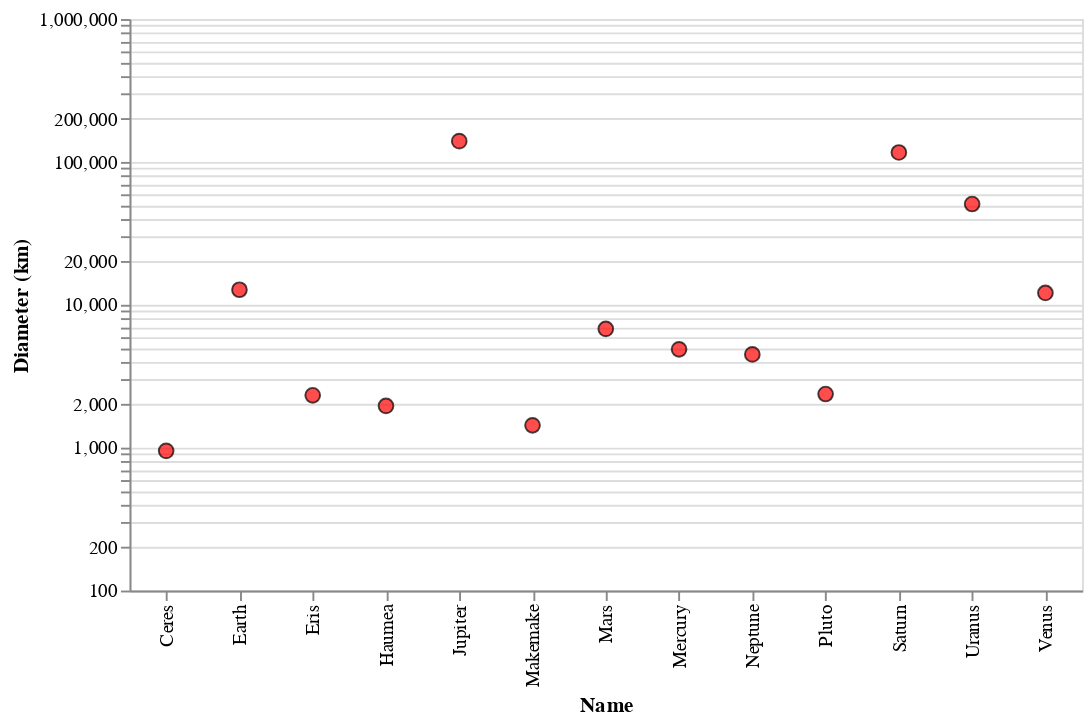

The cell this chart's notebook holds for it:
### Markdown cell above
Testreszabás: címkék, színek, egyéb vizuális elemek

### Code cell
alt.Chart(planets).mark_point(
    stroke='#000', 
    strokeWidth=1, 
    fill='#f00', 
    size=60
).encode(
    alt.X(
        'name', 
        axis=alt.Axis(title='Name')
    ),
    alt.Y(
        'diameter', 
        scale=alt.Scale(type='log'), 
        axis=alt.Axis(title='Diameter (km)')
    )
).properties(
    width=500,
    height=300
)

### Figure 1 — Vega-Lite specification as saved in the notebook (floating-point values rounded to 4 significant figures)
{"config": {"view": {"continuousWidth": 400, "continuousHeight": 300}}, "data": {"name": "data-32e6086e956f7bd038a2cd26349dfd84"}, "mark": {"type": "point", "fill": "#f00", "size": 60, "stroke": "#000", "strokeWidth": 1}, "encoding": {"x": {"type": "nominal", "axis": {"title": "Name"}, "field": "name"}, "y": {"type": "quantitative", "axis": {"title": "Diameter (km)"}, "field": "diameter", "scale": {"type": "log"}}}, "height": 300, "width": 500, "$schema": "https://vega.github.io/schema/vega-lite/v4.8.1.json", "datasets": {"data-32e6086e956f7bd038a2cd26349dfd84": [{"name": "Mercury", "diameter": 4879, "distance": 57.91, "moons": 0}, {"name": "Venus", "diameter": 12104, "distance": 108.2, "moons": 0}, {"name": "Earth", "diameter": 12742, "distance": 149.6, "moons": 1}, {"name": "Mars", "diameter": 6779, "distance": 227.9, "moons": 2}, {"name": "Ceres", "diameter": 950, "distance": 414.3, "moons": 0}, {"name": "Jupiter", "diameter": 139822, "distance": 778.5, "moons": 79}, {"name": "Saturn", "diameter": 116464, "distance": 1434.0, "moons": 82}, {"name": "Uranus", "diameter": 50724, "distance": 2871.0, "moons": 27}, {"name": "Neptune", "diameter": 4495, "distance": 49240.0, "moons": 14}, {"name": "Pluto", "diameter": 2374, "distance": 5906.0, "moons": 5}, {"name": "Haumea", "diameter": 1960, "distance": 6460.0, "moons": 2}, {"name": "Makemake", "diameter": 1434, "distance": 6796.0, "moons": 1}, {"name": "Eris", "diameter": 2326, "distance": 10150.0, "moons": 1}]}}
